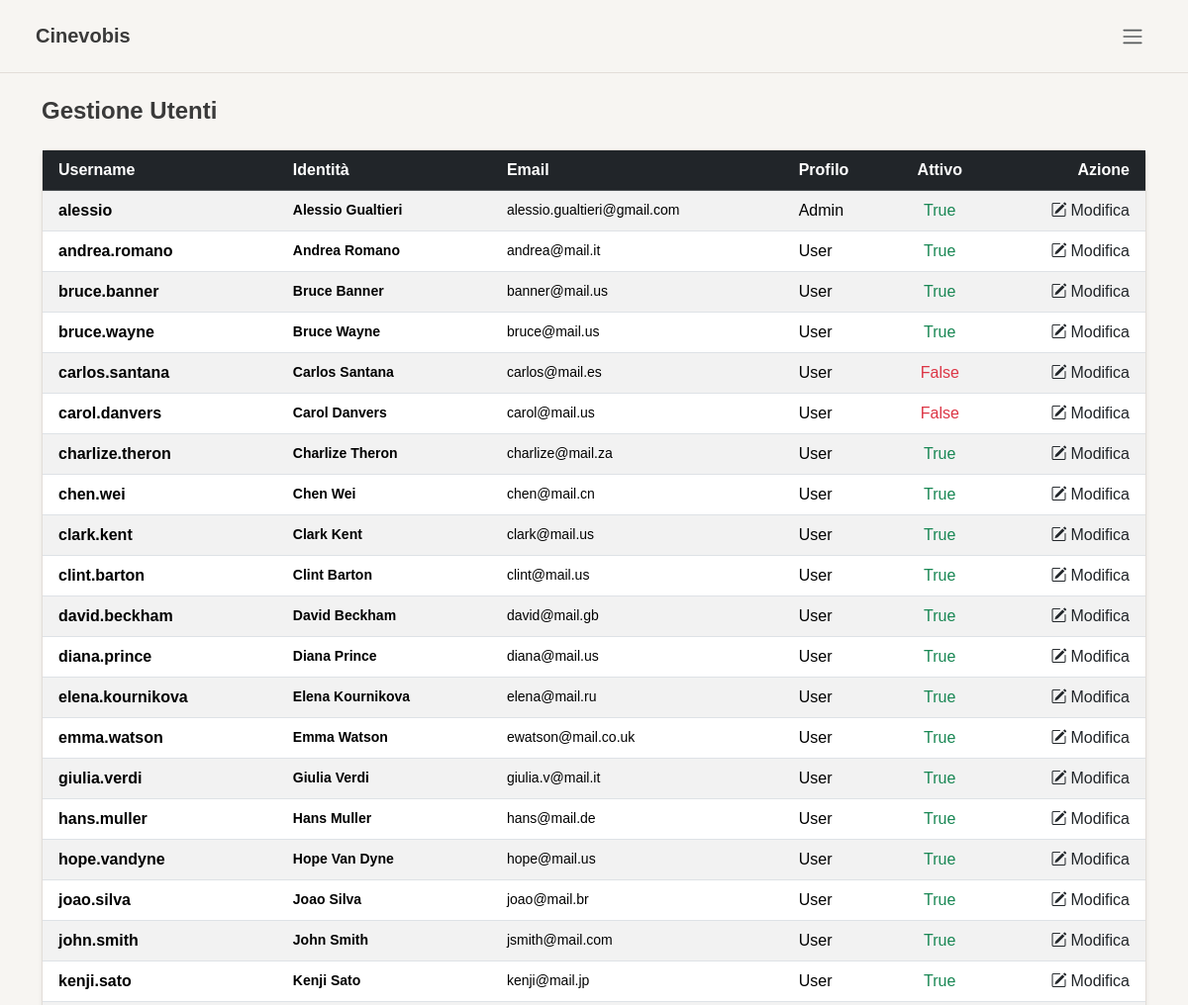
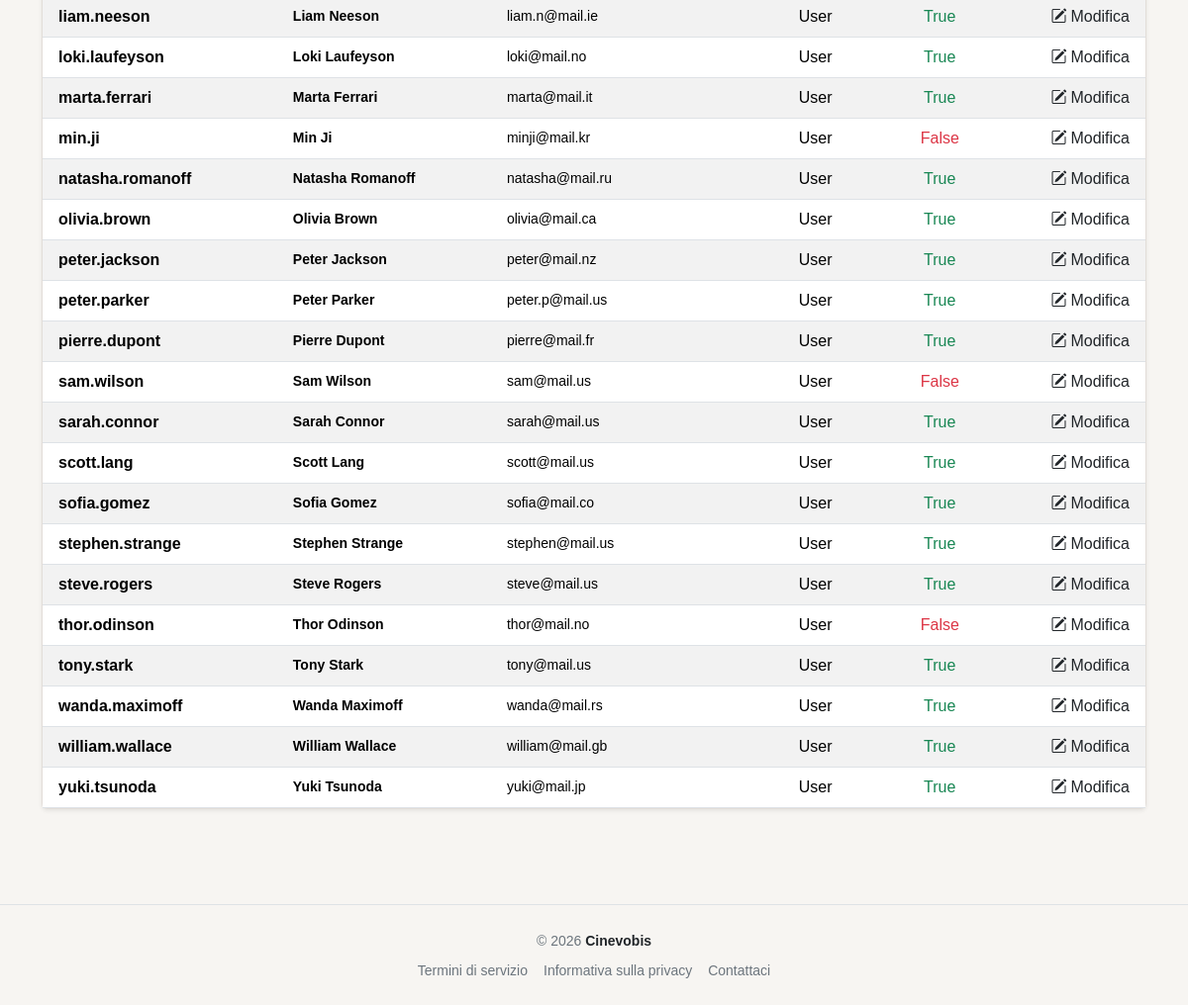
Screenshot of /pages/admin/users.php (signed in) with the database file from the repository (2 pictures, top to bottom).
### tables this page shows
CREATE TABLE `utenti` (
  `id_utente` int(11) NOT NULL AUTO_INCREMENT,
  `username` varchar(100) NOT NULL,
  `password` varchar(255) NOT NULL,
  `email` varchar(100) NOT NULL,
  `nome` varchar(100) NOT NULL,
  `cognome` varchar(100) NOT NULL,
  `id_profilo` int(11) DEFAULT NULL,
  `attivo` tinyint(1) DEFAULT 1,
  `data_registrazione` datetime DEFAULT NULL,
  PRIMARY KEY (`id_utente`),
  UNIQUE KEY `username` (`username`),
  UNIQUE KEY `email` (`email`),
  KEY `id_profilo` (`id_profilo`),
  CONSTRAINT `utenti_ibfk_1` FOREIGN KEY (`id_profilo`) REFERENCES `profili` (`id_profilo`) ON UPDATE CASCADE
);

CREATE TABLE `profili` (
  `id_profilo` int(11) NOT NULL AUTO_INCREMENT,
  `nome_profilo` varchar(100) NOT NULL,
  PRIMARY KEY (`id_profilo`)
);

### includes/user_obj.php (called while the page is built, shortened)
<?php
class userObj {
    private PDO $db;
    public function __construct(PDO $db, string $username, ?string $password = null, ?string $nome = null, ?string $cognome = null,
                            ?string $email = null, ?int $attivo = null, ?int $id_profilo = null) {
        $this->db           = $db;
    }
    public function readAll() {
        $sql = "SELECT u.id_utente, u.username, u.nome, u.cognome, u.email,
                       u.attivo, p.nome_profilo
                FROM utenti u
                LEFT JOIN profili p ON p.id_profilo = u.id_profilo
                ORDER BY u.username";
        $stmt = $this->db->prepare($sql);
        $stmt->execute();
        return $stmt->fetchAll();
    }
}

### pages/admin/users.php (the view, shortened to what this page needs)
<?php
require_once(__DIR__ . '/../../config/connection.php');
require_once(__DIR__ . '/../../includes/user_obj.php');
$username   = $_SESSION['username'] ?? '';
$user = new userObj($conn, $username);
$utenti = $user->readAll();
?>
<!DOCTYPE html>
<html lang="it">
<head>
    <link rel="stylesheet" href="/node_modules/bootstrap/dist/css/bootstrap.min.css">
    <link rel="stylesheet" href="/node_modules/bootstrap-icons/font/bootstrap-icons.css">
    <link rel="stylesheet" href="/assets/css/style.css">
</head>
<body class="d-flex flex-column min-vh-100">
    <?php require_once(__DIR__ . '/../../includes/header.php'); ?>
    <div class="container mt-4 mb-5 pb-5 flex-grow-1">
        <h1 class="fs-4 fw-bold mb-4">Gestione Utenti</h1>
        <div class="card shadow-sm border-0">
            <div class="table-responsive">
                <table class="table table-striped table-hover align-middle mb-0">
                    <thead class="table-dark">
                        <tr>
                            <th class="ps-3">Username</th>
                            <th>Identità</th>
                            <th>Email</th>
                            <th>Profilo</th>
                            <th class="text-center">Attivo</th>
                            <th class="text-end pe-3">Azione</th>
                        </tr>
                    </thead>
                    <tbody>
                        <?php foreach ($utenti as $utente): ?>
                            <tr>
                                <td class="ps-3 fw-bold"><?= htmlspecialchars($utente['username']) ?></td>
                                <td>
                                    <div class="small fw-semibold"><?= htmlspecialchars($utente['nome'] ?? '') ?> <?= htmlspecialchars($utente['cognome'] ?? '') ?></div>
                                </td>
                                <td class="small"><?= htmlspecialchars($utente['email'] ?? '') ?></td>
                                <td><span><?= htmlspecialchars($utente['nome_profilo'] ?? '') ?></span></td>
                                <td class="text-center">
                                    <?php if ($utente['attivo']): ?>
                                        <span class="text-success" title="Attivo">True</span>
                                    <?php else: ?>
                                        <span class="text-danger" title="Inattivo">False</span>
                                    <?php endif; ?>
                                </td>
                                <td class="text-end pe-3">
                                    <form method="GET" action="edit_user.php">
                                        <a href="edit_user.php?username=<?= htmlspecialchars($utente['username']) ?>"
                                            class="text-dark text-decoration-none d-inline-flex align-items-center">
                                            <i class="bi bi-pencil-square me-1"></i>
                                            Modifica
                                        </a>
                                    </form>
                                </td>
                            </tr>
                        <?php endforeach; ?>
                    </tbody>
                </table>
            </div>
        </div>
    </div> <?php require_once(__DIR__ . '/../../includes/footer.php'); ?>
</body>
</html>

### assets/css/style.css (style rules this page uses)
:root { --accent: #A8C5DA; --accent-hover: #8EB5CC; --accent-dark: #5A8FA8; --bg: #F7F5F2; --bg-surface: #FFFFFF; --bg-muted: #EEE9E3; --border: #E2DDD8; --text: #3A3A3A; --text-muted: #8A8480; }
body { background-color: var(--bg); color: var(--text); font-family: 'DM Sans', sans-serif; -webkit-font-smoothing: antialiased; -moz-osx-font-smoothing: grayscale; }
.card, .search-result-card { background-color: var(--bg-surface) !important; border: 1px solid var(--border) !important; }

### rows the page displays
utenti: username "alessio", nome "Alessio", cognome "Gualtieri", email "alessio.gualtieri@gmail.com", id_profilo.nome_profilo "Admin", attivo "True"
utenti: username "andrea.romano", nome "Andrea", cognome "Romano", email "andrea@mail.it", id_profilo.nome_profilo "User", attivo "True"
utenti: username "bruce.banner", nome "Bruce", cognome "Banner", email "banner@mail.us", id_profilo.nome_profilo "User", attivo "True"
utenti: username "bruce.wayne", nome "Bruce", cognome "Wayne", email "bruce@mail.us", id_profilo.nome_profilo "User", attivo "True"
utenti: username "carlos.santana", nome "Carlos", cognome "Santana", email "carlos@mail.es", id_profilo.nome_profilo "User", attivo "False"
utenti: username "carol.danvers", nome "Carol", cognome "Danvers", email "carol@mail.us", id_profilo.nome_profilo "User", attivo "False"
utenti: username "charlize.theron", nome "Charlize", cognome "Theron", email "charlize@mail.za", id_profilo.nome_profilo "User", attivo "True"
utenti: username "chen.wei", nome "Chen", cognome "Wei", email "chen@mail.cn", id_profilo.nome_profilo "User", attivo "True"
utenti: username "clark.kent", nome "Clark", cognome "Kent", email "clark@mail.us", id_profilo.nome_profilo "User", attivo "True"
utenti: username "clint.barton", nome "Clint", cognome "Barton", email "clint@mail.us", id_profilo.nome_profilo "User", attivo "True"
utenti: username "david.beckham", nome "David", cognome "Beckham", email "david@mail.gb", id_profilo.nome_profilo "User", attivo "True"
utenti: username "diana.prince", nome "Diana", cognome "Prince", email "diana@mail.us", id_profilo.nome_profilo "User", attivo "True"
utenti: username "elena.kournikova", nome "Elena", cognome "Kournikova", email "elena@mail.ru", id_profilo.nome_profilo "User", attivo "True"
utenti: username "emma.watson", nome "Emma", cognome "Watson", email "ewatson@mail.co.uk", id_profilo.nome_profilo "User", attivo "True"
utenti: username "giulia.verdi", nome "Giulia", cognome "Verdi", email "giulia.v@mail.it", id_profilo.nome_profilo "User", attivo "True"
utenti: username "hans.muller", nome "Hans", cognome "Muller", email "hans@mail.de", id_profilo.nome_profilo "User", attivo "True"
utenti: username "hope.vandyne", nome "Hope", cognome "Van Dyne", email "hope@mail.us", id_profilo.nome_profilo "User", attivo "True"
utenti: username "joao.silva", nome "Joao", cognome "Silva", email "joao@mail.br", id_profilo.nome_profilo "User", attivo "True"
utenti: username "john.smith", nome "John", cognome "Smith", email "jsmith@mail.com", id_profilo.nome_profilo "User", attivo "True"
utenti: username "kenji.sato", nome "Kenji", cognome "Sato", email "kenji@mail.jp", id_profilo.nome_profilo "User", attivo "True"
utenti: username "liam.neeson", nome "Liam", cognome "Neeson", email "liam.n@mail.ie", id_profilo.nome_profilo "User", attivo "True"
utenti: username "loki.laufeyson", nome "Loki", cognome "Laufeyson", email "loki@mail.no", id_profilo.nome_profilo "User", attivo "True"
utenti: username "marta.ferrari", nome "Marta", cognome "Ferrari", email "marta@mail.it", id_profilo.nome_profilo "User", attivo "True"
utenti: username "min.ji", nome "Min", cognome "Ji", email "minji@mail.kr", id_profilo.nome_profilo "User", attivo "False"
utenti: username "natasha.romanoff", nome "Natasha", cognome "Romanoff", email "natasha@mail.ru", id_profilo.nome_profilo "User", attivo "True"
utenti: username "olivia.brown", nome "Olivia", cognome "Brown", email "olivia@mail.ca", id_profilo.nome_profilo "User", attivo "True"
utenti: username "peter.jackson", nome "Peter", cognome "Jackson", email "peter@mail.nz", id_profilo.nome_profilo "User", attivo "True"
utenti: username "peter.parker", nome "Peter", cognome "Parker", email "peter.p@mail.us", id_profilo.nome_profilo "User", attivo "True"
utenti: username "pierre.dupont", nome "Pierre", cognome "Dupont", email "pierre@mail.fr", id_profilo.nome_profilo "User", attivo "True"
utenti: username "sam.wilson", nome "Sam", cognome "Wilson", email "sam@mail.us", id_profilo.nome_profilo "User", attivo "False"
utenti: username "sarah.connor", nome "Sarah", cognome "Connor", email "sarah@mail.us", id_profilo.nome_profilo "User", attivo "True"
utenti: username "scott.lang", nome "Scott", cognome "Lang", email "scott@mail.us", id_profilo.nome_profilo "User", attivo "True"
utenti: username "sofia.gomez", nome "Sofia", cognome "Gomez", email "sofia@mail.co", id_profilo.nome_profilo "User", attivo "True"
utenti: username "stephen.strange", nome "Stephen", cognome "Strange", email "stephen@mail.us", id_profilo.nome_profilo "User", attivo "True"
utenti: username "steve.rogers", nome "Steve", cognome "Rogers", email "steve@mail.us", id_profilo.nome_profilo "User", attivo "True"
utenti: username "thor.odinson", nome "Thor", cognome "Odinson", email "thor@mail.no", id_profilo.nome_profilo "User", attivo "False"
utenti: username "tony.stark", nome "Tony", cognome "Stark", email "tony@mail.us", id_profilo.nome_profilo "User", attivo "True"
utenti: username "wanda.maximoff", nome "Wanda", cognome "Maximoff", email "wanda@mail.rs", id_profilo.nome_profilo "User", attivo "True"
utenti: username "william.wallace", nome "William", cognome "Wallace", email "william@mail.gb", id_profilo.nome_profilo "User", attivo "True"
utenti: username "yuki.tsunoda", nome "Yuki", cognome "Tsunoda", email "yuki@mail.jp", id_profilo.nome_profilo "User", attivo "True"
